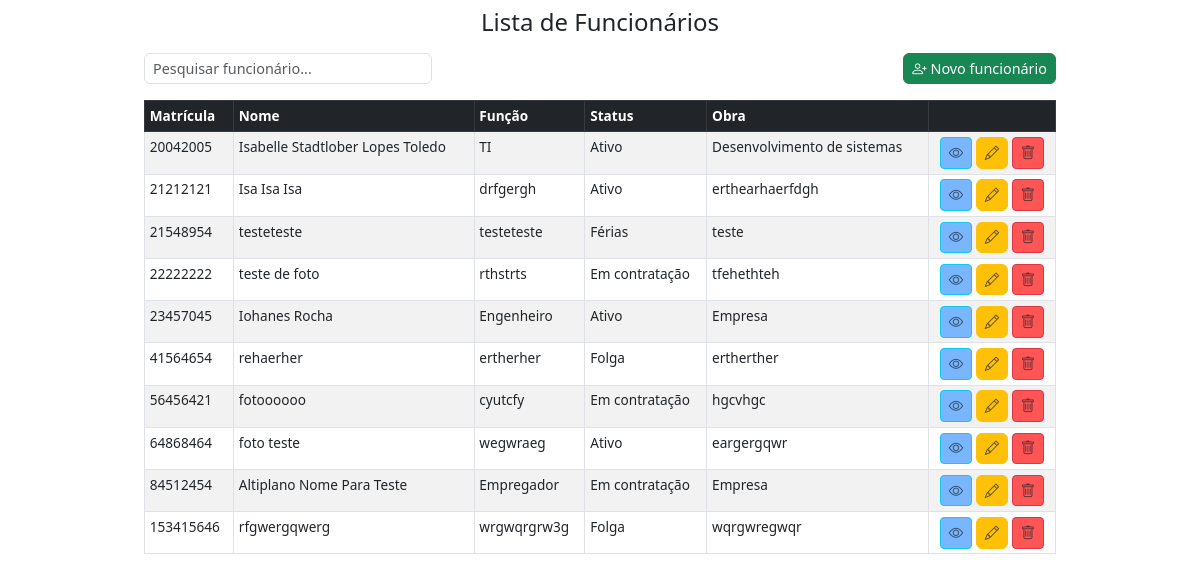
The page /listar/ on the database as committed earlier.
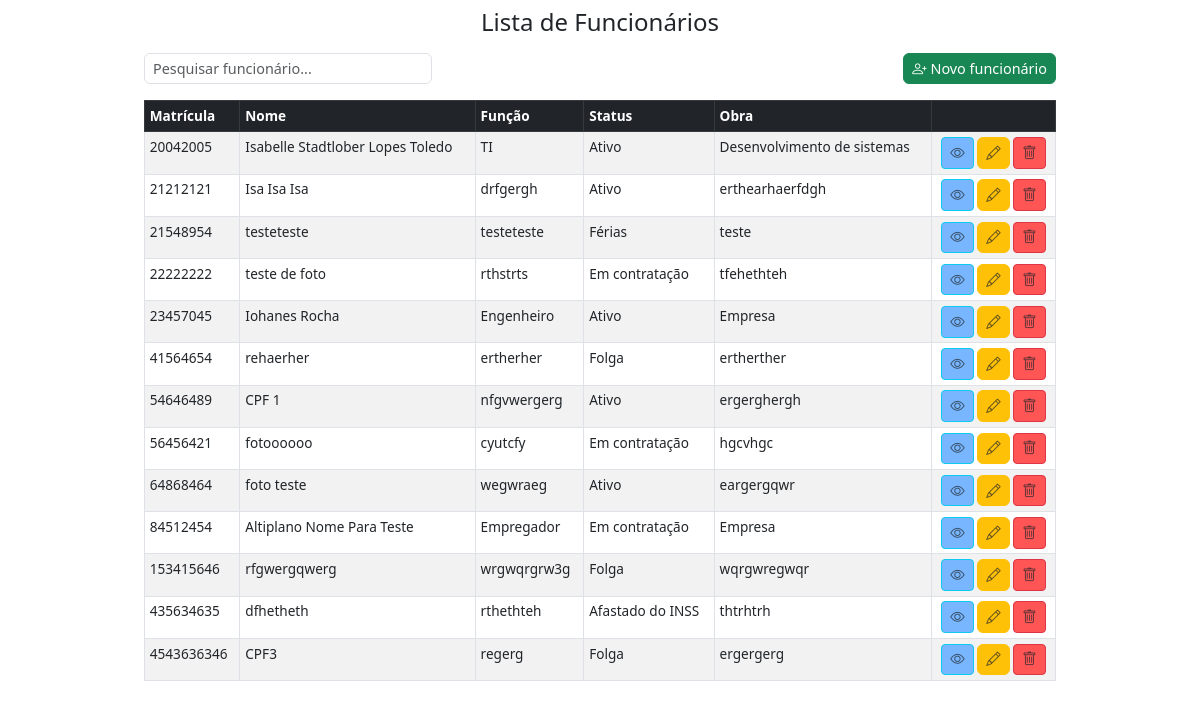
The same page on the database as committed later.
### core/models.py (models this page shows, shortened)
class Funcionario(models.Model):
    matricula = models.IntegerField(primary_key=True)
    nome = models.CharField(max_length=100, default='')
    funcao = models.CharField( max_length=100, verbose_name="Função", default='')
    status = models.CharField(max_length=2, choices=STATUS_CHOICES, default='A')
    obra = models.CharField(max_length=150, default='')
    foto = models.ImageField(upload_to='fotos_funcionarios/', blank=True, null=True)
    cpf = models.CharField(max_length=14, blank=True, null=True)

### core/views.py (the view)
class ListFuncionario(ListView):
    template_name = 'index.html'
    model = Funcionario
    context_object_name = 'funcionarios'
    def get_context_data(self, **kwargs):
        context = super().get_context_data(**kwargs)
        if 'form' not in context:
            context['form'] = FuncionarioForm()
        return context

### core/forms.py (shortened to what this page needs)
class FuncionarioForm(forms.ModelForm):
    class Meta:
        model = Funcionario
        fields = '__all__'
        widgets = {
            'foto': forms.FileInput(),  # <--- isso remove o "Currently" e o link da imagem atual
        }
    def __init__(self, *args, **kwargs):
        super().__init__(*args, **kwargs)
        for field_name, field in self.fields.items():
            css_class = 'form-control'
            if self.errors.get(field_name):
                css_class += ' is-invalid'
            field.widget.attrs.update({'class': css_class})

### core/templates/index.html (shortened to what this page needs)
{% extends 'base.html' %}
{% block content %}
{% load static %}
<div class="container mt-3">
    <div class="container mt-3">
        <div class="row mb-3 align-items-center">
            <div class="col-md-4">
                <input id="searchInput" type="search" class="form-control" placeholder="Pesquisar funcionário...">
            </div>
            <div class="col-md-8 text-end">
                <button class="btn btn-success" data-bs-toggle="modal" data-bs-target="#funcionarioModal"
                    onclick="setCreateMode()">
                    <i class="bi bi-person-plus"></i> Novo funcionário
                </button>
            </div>
        </div>
        <table class="table table-bordered table-striped">
            <thead class="table-dark">
                <tr>
                    <th scope="col">Matrícula</th>
                    <th scope="col">Nome</th>
                    <th scope="col">Função</th>
                    <th scope="col">Status</th>
                    <th scope="col">Obra</th>
                    <th></th>
                </tr>
            </thead>
            <tbody>
                {% for funcionario in funcionarios %}
                <tr>
                    <td>{{ funcionario.matricula }}</td>
                    <td>{{ funcionario.nome }}</td>
                    <td>{{ funcionario.funcao }}</td>
                    <td>{{ funcionario.get_status_display }}</td>
                    <td>{{ funcionario.obra }}</td>
                    <td class="text-center">
                        <button type="button" class="btn btn-sm btn-info text-white" style="background-color: #78b7ff;"
                            data-bs-toggle="modal" data-bs-target="#viewModal{{ funcionario.matricula }}">
                            <i class="bi bi-eye text-muted"></i>
                        </button>
                        <button class="btn btn-warning text-white" data-bs-toggle="modal"
                            data-bs-target="#funcionarioModal" onclick="setUpdateMode(
                                '{{ funcionario.matricula }}',
                                '{{ funcionario.nome }}',
                                '{{ funcionario.funcao }}',
                                '{{ funcionario.status }}',
                                '{{ funcionario.obra }}',
                                '{{ funcionario.cpf }}',
                            )">
                            <i class="bi bi-pencil text-muted"></i>
                        </button>
                        <button type="button" class="btn btn-sm btn-danger text-white"
                            style="background-color: #ff5555;" data-bs-toggle="modal"
                            data-bs-target="#deleteModal{{ funcionario.matricula }}">
                            <i class="bi bi-trash text-muted"></i>
                        </button>
                    </td>
                </tr>
                {% empty %}
                <tr>
                    <td colspan="5" class="text-center">Nenhum funcionário cadastrado.</td>
                </tr>
                {% endfor %}
            </tbody>
        </table>
    </div>
        {% endblock %}

### templates/base.html (shortened to what this page needs)
{% load static %}
<!DOCTYPE html>
<html lang="pt-br">
<head>
    <link href="https://cdn.jsdelivr.net/npm/bootstrap@5.3.0/dist/css/bootstrap.min.css" rel="stylesheet" />
    <link rel="stylesheet" href="https://cdn.jsdelivr.net/npm/bootstrap-icons@1.11.3/font/bootstrap-icons.min.css" />
</head>
<body>
    <div class="container mt-2">
        <h2 class="text-center">{% block header %}Lista de Funcionários{% endblock %}</h2>
    </div>
    {% block content %}{% endblock %}
</body>
</html>

### templates/base.html (style rules this page uses)
body { font-size: 0.9rem; }
h2 { font-size: 1.5rem; }
.form-control, .btn { padding: 0.25rem 0.5rem; font-size: 0.9rem; }
table th, table td { padding: 0.3rem !important; font-size: 0.85rem; }
.container { max-width: 960px; }

Rows that differ between the two databases and show on the page:
added Funcionario: matricula "54646489", nome "CPF 1", funcao "nfgvwergerg", status "Ativo", obra "ergerghergh"
added Funcionario: matricula "435634635", nome "dfhetheth", funcao "rthethteh", status "Afastado do INSS", obra "thtrhtrh"
added Funcionario: matricula "4543636346", nome "CPF3", funcao "regerg", status "Folga", obra "ergergerg"
